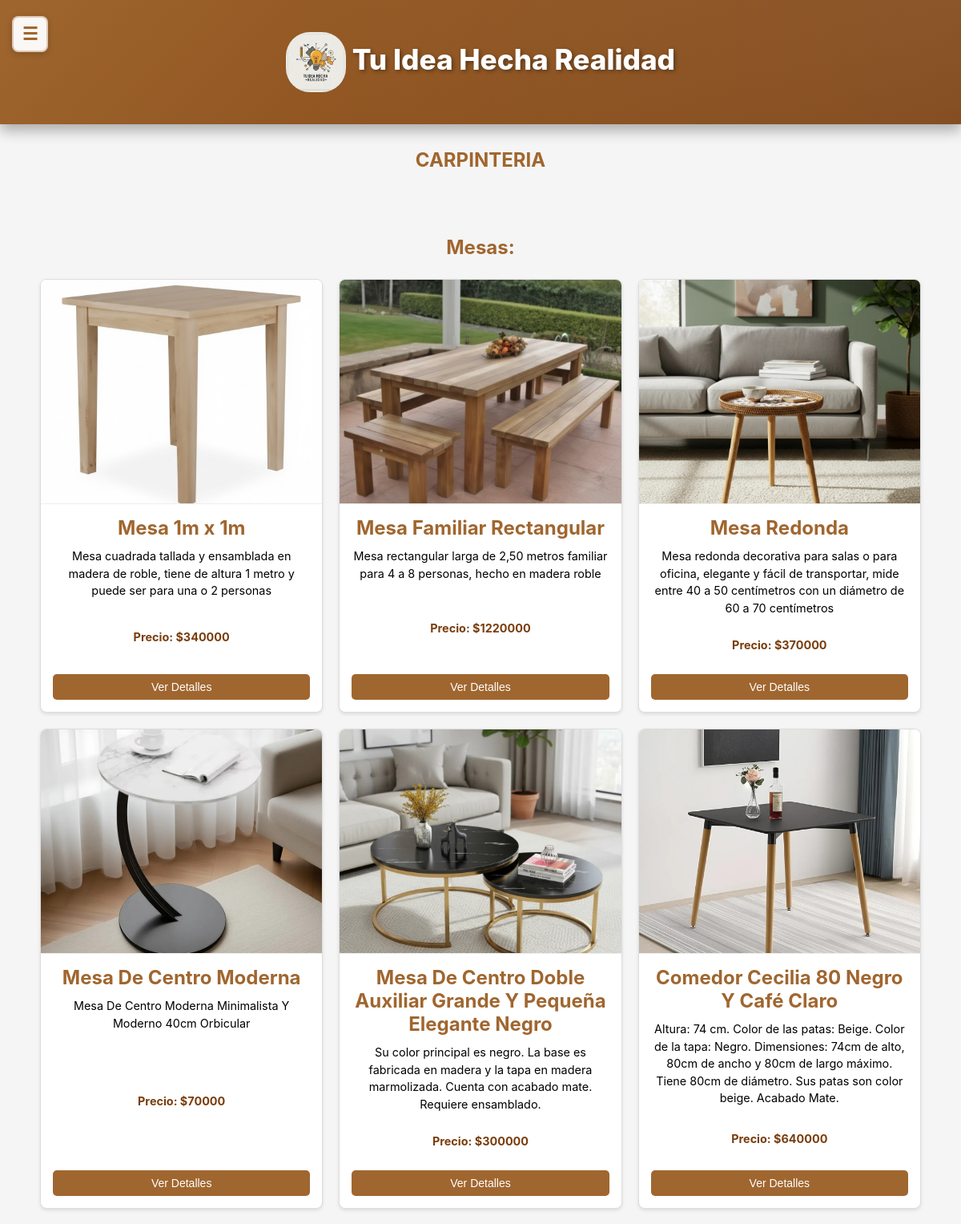
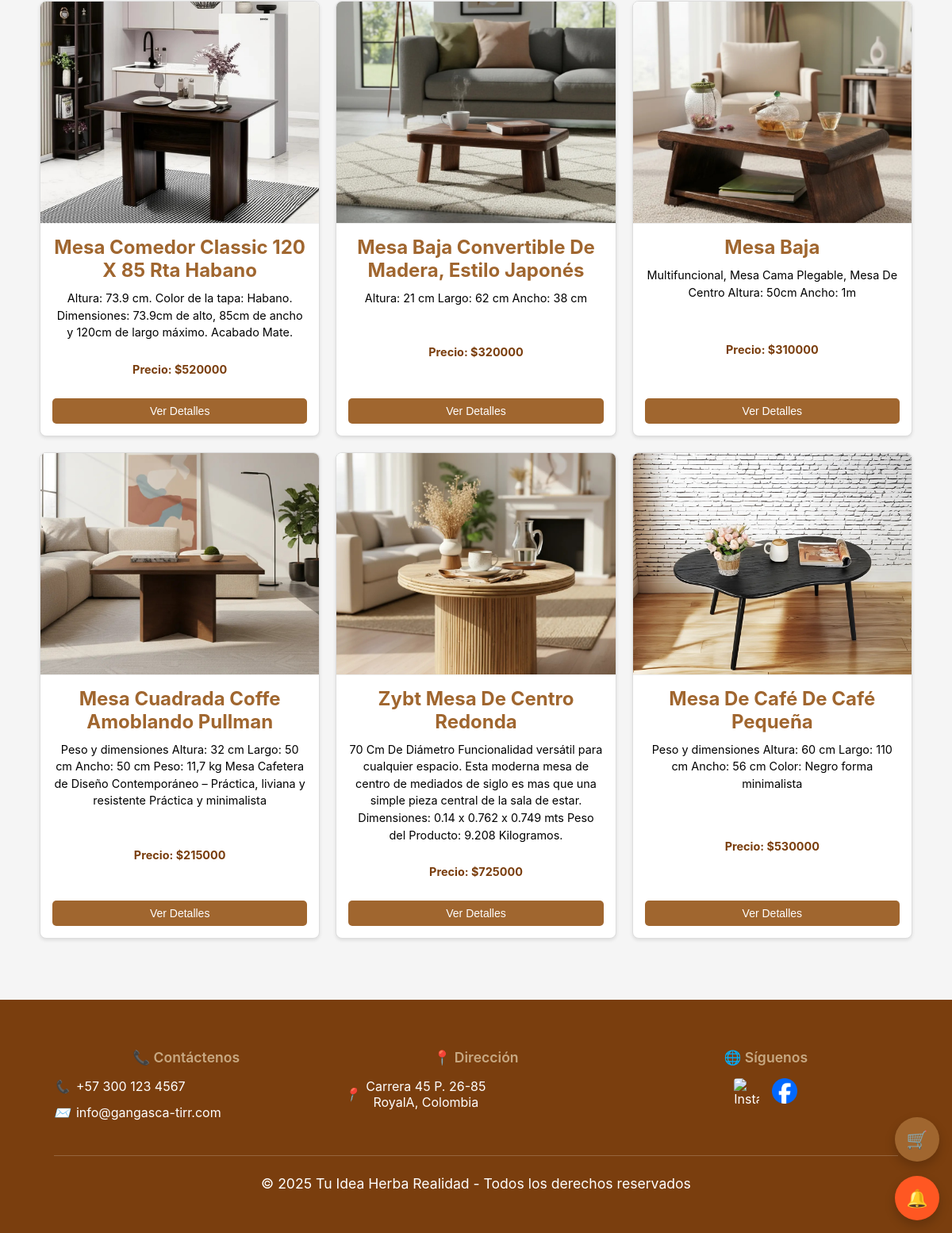
The app's page /ceramica/ with its own data (2 pictures, top to bottom).
### core/models.py (models this page shows)
class Mesas(models.Model):
    nombre1 = models.CharField(max_length=100)
    descripcion1 = models.CharField(max_length=250, default='', blank=True,null=True)
    precio1 = models.DecimalField(max_digits=10, decimal_places=2)
    imagen1 = models.ImageField(upload_to='uploads/productos/')
    cantidad_disponible = models.IntegerField(default=0)
    is_active = models.BooleanField(default=True)

### Productos/views.py (the view)
# urls.py: path('ceramica/', views.ceramica, name='ceramica'),
def ceramica(request):
    usernameCliente = request.session.get('usernameCliente')
    usuario = None
    if usernameCliente:
        try:
            usuario = UserClientes.objects.get(usernameCliente=usernameCliente)
        except UserClientes.DoesNotExist:
            pass
    mesas = Mesas.objects.filter(is_active=True)
    context = {
        'mesas': mesas,
        'usuario': usuario
    }
    return render(request, "Productos/ceramica.html", context)

### core/context_processors.py (called while the page is built, shortened)
def idea_notifications(request):
    username_cliente = request.session.get('usernameCliente')
    username_empresa = request.session.get('usernameEmpresa')
    has_notif = False
    try:
        if username_cliente:
            has_notif = MensajeIdea.objects.filter(
                idea__autor=username_cliente,
                remitente_tipo='empresa',
                leido=False
            ).exists()
    except Exception as e:
        print(f"Error en idea_notifications: {str(e)}")
        has_notif = False
    return {
        'has_idea_notifications': has_notif
    }

### Productos/templates/Productos/ceramica.html (shortened to what this page needs)
<!DOCTYPE html>
<html lang="es">
<head>
    {% load static %}
    <link rel="stylesheet" href="{% static 'Productos/css/styles1.css' %}">
    <link rel="stylesheet" href="{% static 'core/css/responsive.css' %}">
</head>
<body>
<div class="main-content-wrapper">
  <header>
    <button class="sidebar-toggle" onclick="toggleSidebar()">☰</button>
    <h1 class="div" style="text-align: center;">
      <img src="{% static 'core/img/Gemini_Generated_Image_tzay6utzay6utzay.jfif' %}" alt="Logo" width="75" height="75">
      Tu Idea Hecha Realidad
    </h1>
  </header>
<section>
    <div>
        <h2>CARPINTERIA</h2>
        <section class="seccion-at">
            <div>
                <div>
                    <div>
                        <div>
                            <div>
                                <h3>Mesas:</h3>
                            </div>
                        </div>
                    </div>
                    <div class="contenedor-articulos" id="contenedorArticulos">
                        {% for mesa in mesas %}
                        <div class="articulo">
                            {% if mesa.imagen1 %}
                            <img src="{{ mesa.imagen1.url }}" alt="{{ mesa.nombre1 }}">
                            {% else %}
                            <img src="{% static 'Productos/img/Mesa.jpg' %}" alt="{{ mesa.nombre1 }}">
                            {% endif %}
                            <div class="contenido-articulo">
                                <h3>{{ mesa.nombre1 }}</h3>
                                <p>{{ mesa.descripcion1 }}</p>
                                <p class="precio-destacado">Precio: ${{ mesa.precio1|floatformat:0 }}</p>
                                <button class="btn-ver-detalles" onclick="mostrarDetalles('mesa', {{ mesa.id }}, '{{ mesa.nombre1|escapejs }}', '{{ mesa.descripcion1|escapejs }}', '{{ mesa.precio1 }}', '{% if mesa.imagen1 %}{{ mesa.imagen1.url }}{% else %}{% static 'Productos/img/Mesa.jpg' %}{% endif %}')">Ver Detalles</button>
                            </div>
                        </div>
                        {% endfor %}
                    </div>
                </div>
            </div>
        </section>
    </div>
</section>
    <footer>
        <div class="footer-content">
            <div class="footer-section">
                <h3 class="footer-title">📞 Contáctenos</h3>
                <div class="footer-info">
                    <i>📞</i>
                    <span>+57 300 123 4567</span>
                </div>
                <div class="footer-info">
                    <i>✉️</i>
                    <span>info@gangasca-tirr.com</span>
                </div>
            </div>
            <div class="footer-section">
                <h3 class="footer-title">📍 Dirección</h3>
                <div class="footer-info">
                    <i>📍</i>
                    <span>Carrera 45 P. 26-85<br>RoyalA, Colombia</span>
                </div>
            </div>
            <div class="footer-section">
                <h3 class="footer-title">🌐 Síguenos</h3>
                <div class="footer-social">
                    <a href="https://www.instagram.com/tu_idea_hecha_realidad?igsh=Y3ByM2lyZGcwNHVy" class="social-icon-img" aria-label="Instagram">
                        <img src="{% static 'core/img/Instagram.webp' %}" alt="Instagram" class="social-logo" width="24" height="24">
                    </a>
                    <a href="https://www.facebook.com/share/1ACEVZbZHV/" class="social-icon-img" aria-label="Facebook">
                        <img src="{% static 'core/img/Facebook.png' %}" alt="Facebook" class="social-logo" width="24" height="24">
                    </a>
                </div>
            </div>
        </div>
        <div class="footer-bottom">
            <p>© 2025 Tu Idea Herba Realidad - Todos los derechos reservados</p>
        </div>
    </footer>
</div>
{% include 'core/floating_buttons.html' %}
{% include 'core/modal_notificaciones.html' %}
</body>
</html>

### core/static/core/css/responsive.css (style rules this page uses)
html { overflow-x: hidden; width: 100%; max-width: 100vw; }
body { overflow-x: hidden; width: 100%; max-width: 100vw; margin: 0; padding: 0; }
* { box-sizing: border-box; }
.sidebar-toggle { display: flex !important; position: fixed !important; top: 20px !important; left: 15px !important; z-index: 10003 !important; background: rgba(255, 255, 255, 0.95); color: #A0662F; border: 2px solid rgba(160, 102, 47, 0.3); width: 45px; height: 45px; border-radius: 8px; cursor: pointer; box-shadow: 0 2px 8px rgba(0, 0, 0, 0.2); transition: all 0.3s ease; font-size: 22px; align-items: center; justify-content: center; font-weight: bold; }
@media screen and (min-width: 1025px) and (max-width: 1366px) { .sidebar-toggle { display: flex !important; position: fixed !important; top: 20px !important; left: 15px !important; z-index: 10003 !important; align-items: center; justify-content: center; } }
@media screen and (min-width: 1025px) and (max-width: 1366px) { .main-content-wrapper { margin-left: 0 !important; width: 100% !important; padding: 0 20px 20px 20px; } }
@media screen and (min-width: 1025px) and (max-width: 1366px) { .contenedor-articulos { grid-template-columns: repeat(auto-fill, minmax(280px, 1fr)); gap: 20px; } }
@media screen and (min-width: 1025px) and (max-width: 1366px) { header h1 { font-size: 2.2rem; } }
@media screen and (min-width: 1025px) and (max-width: 1366px) { .footer-content { flex-direction: row; flex-wrap: wrap; gap: 2rem; } }
@media screen and (min-width: 1025px) and (max-width: 1366px) { .footer-section { flex: 1 1 30%; min-width: 200px; } }

### records on screen
Mesas: imagen1 (picture), nombre1 "Mesa 1m x 1m", descripcion1 "Mesa cuadrada tallada y ensamblada en madera de roble, tiene de altura 1 metro y puede ser para una o 2 personas", precio1 "340000"
Mesas: imagen1 (picture), nombre1 "Mesa Familiar Rectangular", descripcion1 "Mesa rectangular larga de 2,50 metros familiar para 4 a 8 personas, hecho en madera roble", precio1 "1220000"
Mesas: imagen1 (picture), nombre1 "Mesa Redonda", descripcion1 "Mesa redonda decorativa para salas o para oficina, elegante y fácil de transportar, mide entre 40 a 50 centímetros con un diámetro de 60 a 70 centímetros", precio1 "370000"
Mesas: imagen1 (picture), nombre1 "Mesa De Centro Moderna", descripcion1 "Mesa De Centro Moderna Minimalista Y Moderno 40cm Orbicular", precio1 "70000"
Mesas: imagen1 (picture), nombre1 "Mesa De Centro Doble Auxiliar Grande Y Pequeña Elegante Negro", descripcion1 "Su color principal es negro. La base es fabricada en madera y la tapa en madera marmolizada. Cuenta con acabado mate. Requiere ensamblado.", precio1 "300000"
Mesas: imagen1 (picture), nombre1 "Comedor Cecilia 80 Negro Y Café Claro", descripcion1 "Altura: 74 cm. Color de las patas: Beige. Color de la tapa: Negro. Dimensiones: 74cm de alto, 80cm de ancho y 80cm de largo máximo. Tiene 80cm de diámetro. Sus patas son color beige. Acabado Mate.", precio1 "640000"
Mesas: imagen1 (picture), nombre1 "Mesa Comedor Classic 120 X 85 Rta Habano", descripcion1 "Altura: 73.9 cm. Color de la tapa: Habano. Dimensiones: 73.9cm de alto, 85cm de ancho y 120cm de largo máximo. Acabado Mate.", precio1 "520000"
Mesas: imagen1 (picture), nombre1 "Mesa Baja Convertible De Madera, Estilo Japonés", descripcion1 "Altura: 21 cm Largo: 62 cm Ancho: 38 cm", precio1 "320000"
Mesas: imagen1 (picture), nombre1 "Mesa Baja", descripcion1 "Multifuncional, Mesa Cama Plegable, Mesa De Centro Altura: 50cm Ancho: 1m", precio1 "310000"
Mesas: imagen1 (picture), nombre1 "Mesa Cuadrada Coffe Amoblando Pullman", descripcion1 "Peso y dimensiones Altura: 32 cm Largo: 50 cm Ancho: 50 cm Peso: 11,7 kg Mesa Cafetera de Diseño Contemporáneo – Práctica, liviana y resistente Práctica y minimalista", precio1 "215000"
Mesas: imagen1 (picture), nombre1 "Zybt Mesa De Centro Redonda", descripcion1 "70 Cm De Diámetro Funcionalidad versátil para cualquier espacio. Esta moderna mesa de centro de mediados de siglo es mas que una simple pieza central de la sala de estar. Dimensiones: 0.14 x 0.762 x 0.749 mts Peso del Producto: 9.208 Kilogramos.", precio1 "725000"
Mesas: imagen1 (picture), nombre1 "Mesa De Café De Café Pequeña", descripcion1 "Peso y dimensiones Altura: 60 cm Largo: 110 cm Ancho: 56 cm Color: Negro forma minimalista", precio1 "530000"
